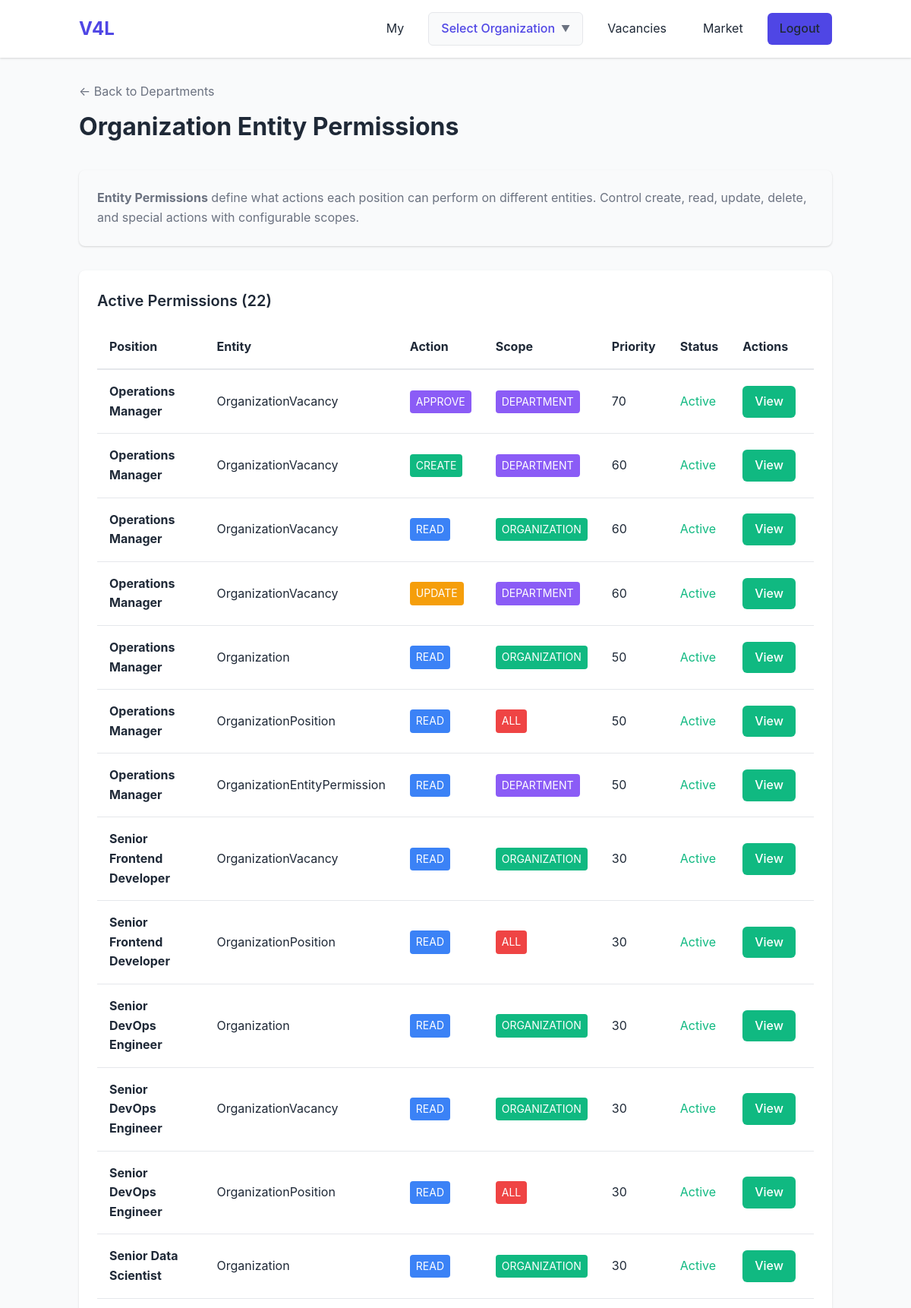
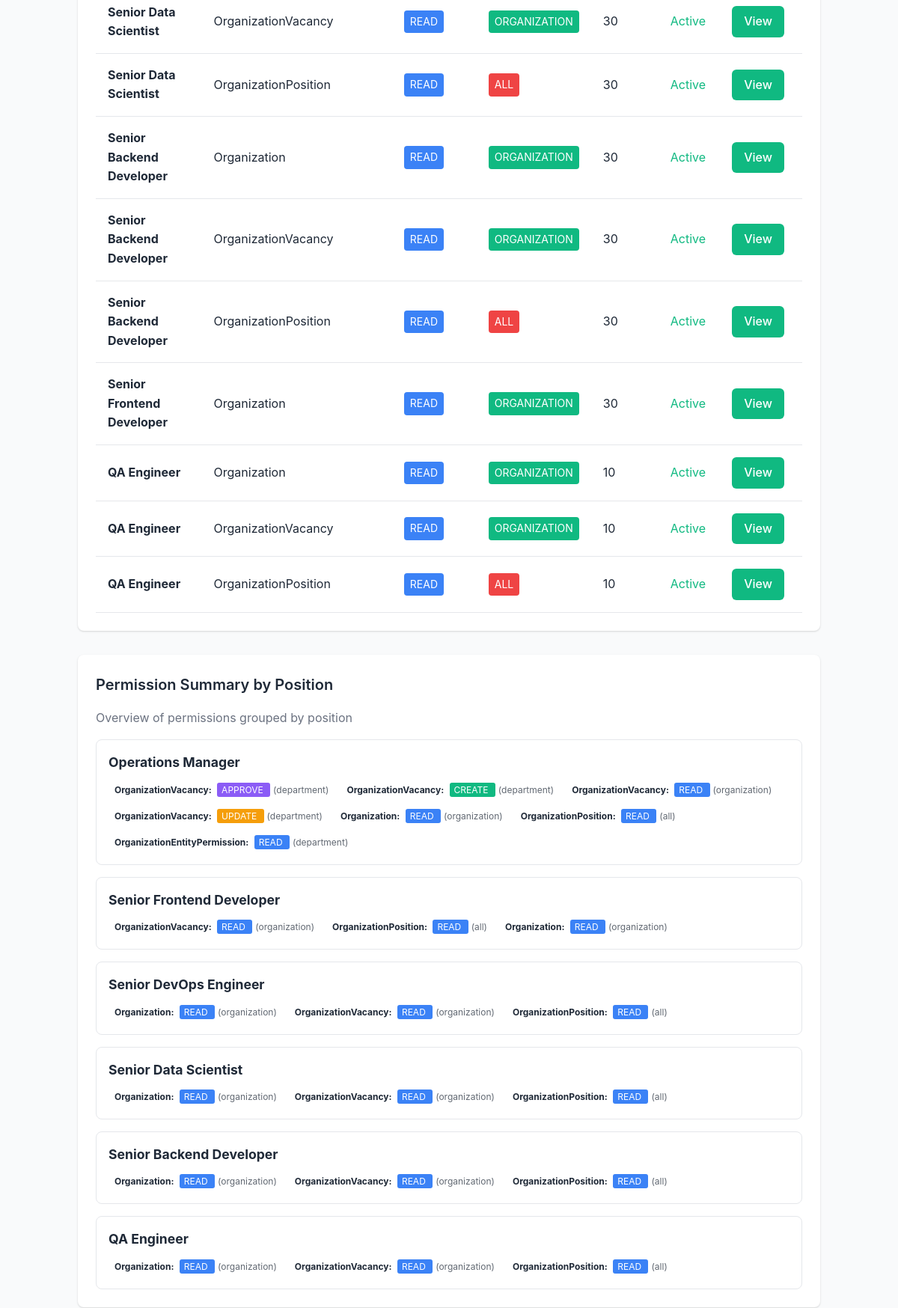
The app's page /public/organizations/departments/information_technology/entity_permissions/index.php (signed in, upper part) with its own data (2 pictures, top to bottom).
### tables this page shows
CREATE TABLE organization_entity_permissions (
    id TEXT PRIMARY KEY,
    organization_position_id TEXT NOT NULL,
    entity_name TEXT NOT NULL,
    action TEXT NOT NULL,
    scope TEXT DEFAULT 'own',
    conditions TEXT,
    description TEXT,
    is_active INTEGER DEFAULT 1,
    priority INTEGER DEFAULT 0,
    created_by TEXT NOT NULL,
    created_at TEXT NOT NULL,
    updated_by TEXT,
    updated_at TEXT,
    deleted_by TEXT,
    deleted_at TEXT,
    FOREIGN KEY (organization_position_id) REFERENCES organization_positions(id),
    FOREIGN KEY (created_by) REFERENCES users(id),
    FOREIGN KEY (updated_by) REFERENCES users(id),
    FOREIGN KEY (deleted_by) REFERENCES users(id),
    UNIQUE (organization_position_id, entity_name, action)
);

CREATE TABLE organization_positions (
    id TEXT PRIMARY KEY,
    name TEXT NOT NULL,                              -- Position name (e.g., "Senior Software Engineer")
    code TEXT NOT NULL UNIQUE,                       -- Unique code (e.g., "SR_SWE")
    description TEXT,                                -- Position description

    -- Foreign keys: Department + Team + Designation
    organization_department_id TEXT NOT NULL,        -- Required: Department
    organization_department_team_id TEXT,            -- Optional: Team within department
    organization_designation_id TEXT NOT NULL,       -- Required: Designation level

    -- Education Requirements
    min_education TEXT CHECK(min_education IN ('none', 'high_school', 'higher_secondary', 'diploma', 'bachelors', 'masters', 'doctorate', 'professional')),
    min_education_field TEXT,                        -- Field of study (e.g., "Computer Science")

    -- Experience Requirements
    min_experience_years INTEGER DEFAULT 0,          -- Minimum years of experience

    -- Skills Requirements (stored as JSON or comma-separated)
    skills_required TEXT,                            -- Required skills
    skills_preferred TEXT,                           -- Preferred skills
    certifications_required TEXT,                    -- Required certifications
    certifications_preferred TEXT,                   -- Preferred certifications

    -- Position Details
    employment_type TEXT DEFAULT 'full_time' CHECK(employment_type IN ('full_time', 'part_time', 'contract', 'internship', 'freelance', 'temporary')),
    reports_to_position_id TEXT,                     -- Reporting position (hierarchy)
    headcount INTEGER DEFAULT 1,                     -- Number of positions available
    salary_range_min REAL,                           -- Minimum salary
    salary_range_max REAL,                           -- Maximum salary
    salary_currency TEXT DEFAULT 'INR',              -- Currency code

    -- Status and metadata
    is_active INTEGER DEFAULT 1,
    sort_order INTEGER DEFAULT 0,

    -- Default audit fields
    created_by TEXT NOT NULL,
    created_at TEXT NOT NULL,
    updated_by TEXT,
    updated_at TEXT,
    deleted_by TEXT,
    deleted_at TEXT,

    FOREIGN KEY (organization_department_id) REFERENCES organization_departments(id),
    FOREIGN KEY (organization_department_team_id) REFERENCES organization_department_teams(id),
    FOREIGN KEY (organization_designation_id) REFERENCES organization_designations(id),
    FOREIGN KEY (reports_to_position_id) REFERENCES organization_positions(id),
    FOREIGN KEY (created_by) REFERENCES users(id),
    FOREIGN KEY (updated_by) REFERENCES users(id),
    FOREIGN KEY (deleted_by) REFERENCES users(id)
);

### src/classes/OrganizationEntityPermissionRepository.php (called while the page is built, shortened)
<?php
class OrganizationEntityPermissionRepository {
    private $db;
    private $tableName = 'organization_entity_permissions';
    public function __construct() {
        $this->db = Database::getInstance();
    }
    public function findAll($limit = 100, $offset = 0) {
        if ($this->db->getDriver() === 'sqlite') {
            $pdo = $this->db->getPdo();
            $stmt = $pdo->prepare("SELECT * FROM {$this->tableName}
                                   WHERE deleted_at IS NULL
                                   ORDER BY priority DESC, created_at DESC
                                   LIMIT ? OFFSET ?");
            $stmt->execute([$limit, $offset]);
            $data = $stmt->fetchAll();
            $permissions = [];
            foreach ($data as $permData) {
                $permissions[] = new OrganizationEntityPermission($permData);
            }
            return $permissions;
        }
        return [];
    }
}

### src/includes/autoload.php (called while the page is built, shortened)
<?php
spl_autoload_register(function ($class) {
    $prefix = 'App\\';
    $base_dir = __DIR__ . '/../';
    $len = strlen($prefix);
    $relative_class = substr($class, $len);
    $file = $base_dir . str_replace('\\', '/', $relative_class) . '.php';
});

### src/classes/OrganizationPositionRepository.php (called while the page is built, shortened)
<?php
class OrganizationPositionRepository {
    private $db;
    private $tableName = 'organization_positions';
    public function __construct() {
        $this->db = Database::getInstance();
    }
    public function findAll($limit = 1000, $offset = 0) {
        $pdo = $this->db->getPdo();
        $stmt = $pdo->prepare("SELECT * FROM {$this->tableName}
                               WHERE deleted_at IS NULL
                               ORDER BY sort_order ASC, name ASC
                               LIMIT ? OFFSET ?");
        $stmt->execute([$limit, $offset]);
        $data = $stmt->fetchAll();
        $positions = [];
        foreach ($data as $positionData) {
            $positions[] = new OrganizationPosition($positionData);
        }
        return $positions;
    }
}

### src/classes/OrganizationPosition.php (called while the page is built, shortened)
<?php
class OrganizationPosition {
    private $name;
    public function hydrate($data) {
        if (isset($data['name'])) $this->name = $data['name'];
    }
    public function getName() { return $this->name; }
}

### src/classes/OrganizationEntityPermission.php (called while the page is built, shortened)
<?php
class OrganizationEntityPermission {
    private $id;
    private $entity_name;
    private $action;
    private $scope;
    private $is_active;
    private $priority;
    public function __construct($data = []) {
        $this->is_active = 1;
        $this->priority = 0;
        $this->scope = self::SCOPE_OWN;
    }
    public function hydrate($data) {
        if (isset($data['id'])) $this->id = $data['id'];
        if (isset($data['entity_name'])) $this->entity_name = $data['entity_name'];
        if (isset($data['action'])) $this->action = $data['action'];
        if (isset($data['scope'])) $this->scope = $data['scope'];
        if (isset($data['is_active'])) $this->is_active = $data['is_active'];
        if (isset($data['priority'])) $this->priority = $data['priority'];
    }
    public function getActionBadgeClass() {
        switch ($this->action) {
            case self::ACTION_CREATE:
                return 'background: #10b981; color: white;';
            case self::ACTION_READ:
                return 'background: #3b82f6; color: white;';
            case self::ACTION_UPDATE:
                return 'background: #f59e0b; color: white;';
            case self::ACTION_APPROVE:
                return 'background: #8b5cf6; color: white;';
        }
    }
    public function getScopeBadgeClass() {
        switch ($this->scope) {
            case self::SCOPE_DEPARTMENT:
                return 'background: #8b5cf6; color: white;';
            case self::SCOPE_ORGANIZATION:
                return 'background: #10b981; color: white;';
            case self::SCOPE_ALL:
                return 'background: #ef4444; color: white;';
        }
    }
    public function getId() {
        return $this->id;
    }
    public function getEntityName() {
        return $this->entity_name;
    }
    public function getAction() {
        return $this->action;
    }
    public function getScope() {
        return $this->scope;
    }
    public function getIsActive() {
        return $this->is_active;
    }
    public function getPriority() {
        return $this->priority;
    }
}

### public/organizations/departments/information_technology/entity_permissions/index.php (the view, shortened to what this page needs)
<?php
require_once __DIR__ . '/../../../../../src/includes/autoload.php';
$auth = new Auth();
$auth->requireAuth();
$user = $auth->getCurrentUser();
$permissionRepo = new OrganizationEntityPermissionRepository();
$positionRepo = new OrganizationPositionRepository();
$permissions = $permissionRepo->findAll();
$totalCount = count($permissions);
$positions = $positionRepo->findAll();
$isSuperAdmin = $permissionRepo->isSuperAdmin($user->getEmail());
include __DIR__ . '/../../../../../views/header.php';
?>
<div class="py-4">
    <div style="display: flex; justify-content: space-between; align-items: center; margin-bottom: 2rem;">
        <div>
            <a href="/organizations/departments/" class="text-muted" style="text-decoration: none;">&larr; Back to Departments</a>
            <h1 style="margin-top: 0.5rem;">Organization Entity Permissions</h1>
        </div>
    </div>
    <div class="card" style="margin-bottom: 2rem; background: var(--bg-light);">
        <p class="text-muted" style="margin: 0;">
            <strong>Entity Permissions</strong> define what actions each position can perform on different entities.
            Control create, read, update, delete, and special actions with configurable scopes.
        </p>
    </div>
    <div class="card">
        <h2 class="card-title">Active Permissions (<?php echo $totalCount; ?>)</h2>
        <?php if (empty($permissions)): ?>
            <div style="text-align: center; padding: 3rem 1rem;">
                <p class="text-muted" style="font-size: 1.2rem; margin-bottom: 1rem;">No Permissions Yet</p>
                <p class="text-muted" style="margin-bottom: 2rem;">Create permission rules to control what positions can do with entities.</p>
                <?php if ($isSuperAdmin): ?>
                    <a href="/organizations/departments/information_technology/entity_permissions/form/" class="btn btn-primary">Create Your First Permission</a>
                <?php endif; ?>
            </div>
        <?php else: ?>
            <div style="overflow-x: auto;">
                <table style="width: 100%; border-collapse: collapse;">
                    <thead>
                        <tr style="border-bottom: 2px solid var(--border-color); text-align: left;">
                            <th style="padding: 1rem;">Position</th>
                            <th style="padding: 1rem;">Entity</th>
                            <th style="padding: 1rem;">Action</th>
                            <th style="padding: 1rem;">Scope</th>
                            <th style="padding: 1rem;">Priority</th>
                            <th style="padding: 1rem;">Status</th>
                            <th style="padding: 1rem;">Actions</th>
                        </tr>
                    </thead>
                    <tbody>
                        <?php foreach ($permissions as $perm): ?>
                            <?php
                            $position = null;
                            foreach ($positions as $pos) {
                                if ($pos->getId() == $perm->getOrganizationPositionId()) {
                                    $position = $pos;
                                    break;
                                }
                            }
                            $positionName = $position ? $position->getName() : 'Unknown';
                            ?>
                            <tr style="border-bottom: 1px solid var(--border-color);">
                                <td style="padding: 1rem;">
                                    <strong><?php echo htmlspecialchars($positionName); ?></strong>
                                </td>
                                <td style="padding: 1rem;">
                                    <?php echo htmlspecialchars($perm->getEntityName()); ?>
                                </td>
                                <td style="padding: 1rem;">
                                    <span style="display: inline-block; padding: 0.25rem 0.5rem; border-radius: 4px; font-size: 0.875rem; <?php echo $perm->getActionBadgeClass(); ?>">
                                        <?php echo strtoupper($perm->getAction()); ?>
                                    </span>
                                </td>
                                <td style="padding: 1rem;">
                                    <span style="display: inline-block; padding: 0.25rem 0.5rem; border-radius: 4px; font-size: 0.875rem; <?php echo $perm->getScopeBadgeClass(); ?>">
                                        <?php echo strtoupper($perm->getScope()); ?>
                                    </span>
                                </td>
                                <td style="padding: 1rem;">
                                    <?php echo $perm->getPriority(); ?>
                                </td>
                                <td style="padding: 1rem;">
                                    <?php if ($perm->getIsActive()): ?>
                                        <span style="color: var(--secondary-color);">Active</span>
                                    <?php else: ?>
                                        <span style="color: var(--text-light);">Inactive</span>
                                    <?php endif; ?>
                                </td>
                                <td style="padding: 1rem; white-space: nowrap;">
                                    <a href="/organizations/departments/information_technology/entity_permissions/view/?id=<?php echo $perm->getId(); ?>" class="btn btn-secondary" style="padding: 0.5rem 1rem; margin-right: 0.5rem;">View</a>
                                </td>
                            </tr>
                        <?php endforeach; ?>
                    </tbody>
                </table>
            </div>
        <?php endif; ?>
    </div>
    <?php if (!empty($permissions)): ?>
        <div class="card" style="margin-top: 2rem;">
            <h2 class="card-title">Permission Summary by Position</h2>
            <p class="text-muted" style="margin-bottom: 1rem;">Overview of permissions grouped by position</p>
            <?php
            $permissionsByPosition = [];
            foreach ($permissions as $perm) {
                $posId = $perm->getOrganizationPositionId();
                if (!isset($permissionsByPosition[$posId])) {
                    $permissionsByPosition[$posId] = [];
                }
                $permissionsByPosition[$posId][] = $perm;
            }
            ?>
            <div style="display: grid; gap: 1rem;">
                <?php foreach ($permissionsByPosition as $posId => $perms): ?>
                    <?php
                    $position = null;
                    foreach ($positions as $pos) {
                        if ($pos->getId() == $posId) {
                            $position = $pos;
                            break;
                        }
                    }
                    $positionName = $position ? $position->getName() : 'Unknown Position';
                    ?>
                    <div style="border: 1px solid var(--border-color); padding: 1rem; border-radius: 8px;">
                        <h3 style="margin-top: 0; margin-bottom: 0.5rem; font-size: 1.1rem;">
                            <?php echo htmlspecialchars($positionName); ?>
                        </h3>
                        <div style="display: flex; flex-wrap: wrap; gap: 0.5rem;">
                            <?php foreach ($perms as $perm): ?>
                                <span style="display: inline-block; padding: 0.25rem 0.5rem; border-radius: 4px; font-size: 0.75rem; background: var(--bg-light);">
                                    <strong><?php echo htmlspecialchars($perm->getEntityName()); ?>:</strong>
                                    <span style="<?php echo $perm->getActionBadgeClass(); ?> padding: 0.125rem 0.375rem; border-radius: 3px; margin-left: 0.25rem;">
                                        <?php echo strtoupper($perm->getAction()); ?>
                                    </span>
                                    <span style="opacity: 0.7; margin-left: 0.25rem;">(<?php echo $perm->getScope(); ?>)</span>
                                </span>
                            <?php endforeach; ?>
                        </div>
                    </div>
                <?php endforeach; ?>
            </div>
        </div>
    <?php endif; ?>
</div>
<?php include __DIR__ . '/../../../../../views/footer.php'; ?>

### records on screen
organization_entity_permissions: organization_position.name "Operations Manager", entity_name "OrganizationVacancy", action "APPROVE", scope "DEPARTMENT", priority "70", is_active "Active", scope "department"
organization_entity_permissions: organization_position.name "Operations Manager", entity_name "OrganizationVacancy", action "CREATE", scope "DEPARTMENT", priority "60", is_active "Active", scope "department"
organization_entity_permissions: organization_position.name "Operations Manager", entity_name "OrganizationVacancy", action "READ", scope "ORGANIZATION", priority "60", is_active "Active", scope "organization"
organization_entity_permissions: organization_position.name "Operations Manager", entity_name "OrganizationVacancy", action "UPDATE", scope "DEPARTMENT", priority "60", is_active "Active", scope "department"
organization_entity_permissions: organization_position.name "Operations Manager", entity_name "Organization", action "READ", scope "ORGANIZATION", priority "50", is_active "Active", scope "organization"
organization_entity_permissions: organization_position.name "Operations Manager", entity_name "OrganizationPosition", action "READ", scope "ALL", priority "50", is_active "Active", scope "all"
organization_entity_permissions: organization_position.name "Operations Manager", entity_name "OrganizationEntityPermission", action "READ", scope "DEPARTMENT", priority "50", is_active "Active", scope "department"
organization_entity_permissions: organization_position.name "Senior Frontend Developer", entity_name "OrganizationVacancy", action "READ", scope "ORGANIZATION", priority "30", is_active "Active", scope "organization"
organization_entity_permissions: organization_position.name "Senior Frontend Developer", entity_name "OrganizationPosition", action "READ", scope "ALL", priority "30", is_active "Active", scope "all"
organization_entity_permissions: organization_position.name "Senior DevOps Engineer", entity_name "Organization", action "READ", scope "ORGANIZATION", priority "30", is_active "Active", scope "organization"
organization_entity_permissions: organization_position.name "Senior DevOps Engineer", entity_name "OrganizationVacancy", action "READ", scope "ORGANIZATION", priority "30", is_active "Active", scope "organization"
organization_entity_permissions: organization_position.name "Senior DevOps Engineer", entity_name "OrganizationPosition", action "READ", scope "ALL", priority "30", is_active "Active", scope "all"
organization_entity_permissions: organization_position.name "Senior Data Scientist", entity_name "Organization", action "READ", scope "ORGANIZATION", priority "30", is_active "Active", scope "organization"
organization_entity_permissions: organization_position.name "Senior Data Scientist", entity_name "OrganizationVacancy", action "READ", scope "ORGANIZATION", priority "30", is_active "Active", scope "organization"
organization_entity_permissions: organization_position.name "Senior Data Scientist", entity_name "OrganizationPosition", action "READ", scope "ALL", priority "30", is_active "Active", scope "all"
organization_entity_permissions: organization_position.name "Senior Backend Developer", entity_name "Organization", action "READ", scope "ORGANIZATION", priority "30", is_active "Active", scope "organization"
organization_entity_permissions: organization_position.name "Senior Backend Developer", entity_name "OrganizationVacancy", action "READ", scope "ORGANIZATION", priority "30", is_active "Active", scope "organization"
organization_entity_permissions: organization_position.name "Senior Backend Developer", entity_name "OrganizationPosition", action "READ", scope "ALL", priority "30", is_active "Active", scope "all"
organization_entity_permissions: organization_position.name "Senior Frontend Developer", entity_name "Organization", action "READ", scope "ORGANIZATION", priority "30", is_active "Active", scope "organization"
organization_entity_permissions: organization_position.name "QA Engineer", entity_name "Organization", action "READ", scope "ORGANIZATION", priority "10", is_active "Active", scope "organization"
organization_entity_permissions: organization_position.name "QA Engineer", entity_name "OrganizationVacancy", action "READ", scope "ORGANIZATION", priority "10", is_active "Active", scope "organization"
organization_entity_permissions: organization_position.name "QA Engineer", entity_name "OrganizationPosition", action "READ", scope "ALL", priority "10", is_active "Active", scope "all"
organization_positions: name "Operations Manager"
organization_positions: name "Senior Frontend Developer"
organization_positions: name "Senior DevOps Engineer"
organization_positions: name "Senior Data Scientist"
organization_positions: name "Senior Backend Developer"
organization_positions: name "QA Engineer"

### other values on screen
$totalCount "22"
